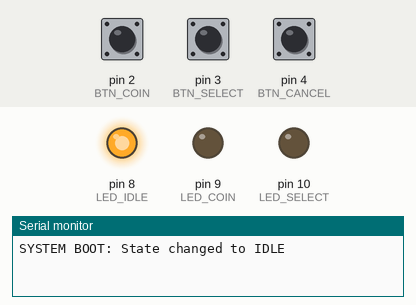
Bench run of a sketch on a simulated Arduino Uno, built with avr-gcc and run on an emulated ATmega328P. On the bench: output pins drawn as LEDs (lit = HIGH), the last lines printed to the serial monitor. The inputs (shaded band) are chosen by the test bench; at power-on: pin 2 (BTN_COIN) HIGH, pin 3 (BTN_SELECT) HIGH, pin 4 (BTN_CANCEL) HIGH.

Above: at 1.2 s.
1.3 s: pin 2 (BTN_COIN) pulled LOW for 0.15 s
At 2.7 s:
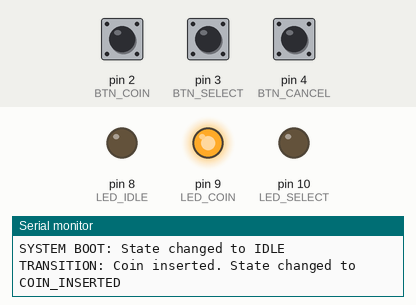
3.0 s: pin 3 (BTN_SELECT) pulled LOW for 0.15 s
At 3.8 s:
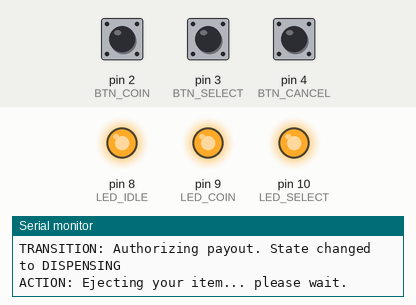
6.1 s: pin 2 (BTN_COIN) pulled LOW for 1 s
At 7.9 s:
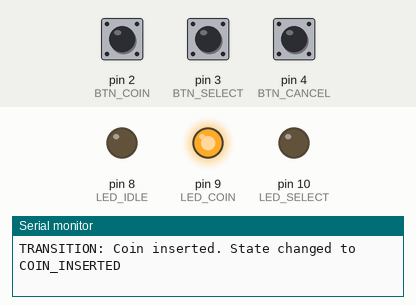
8.6 s: pin 4 (BTN_CANCEL) pulled LOW for 0.15 s
At 9.6 s:
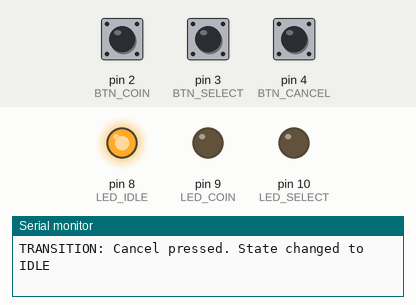
10.3 s: pin 2 (BTN_COIN) pulled LOW for 3.2 s
At 10.8 s:
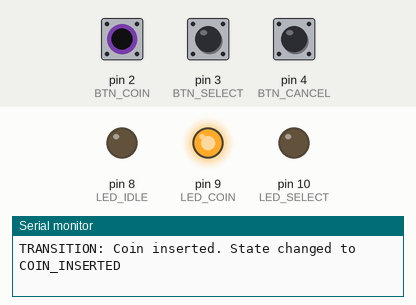
Timing chart, 0 to 13.3 s (numbered marks = the images above; inputs shaded):
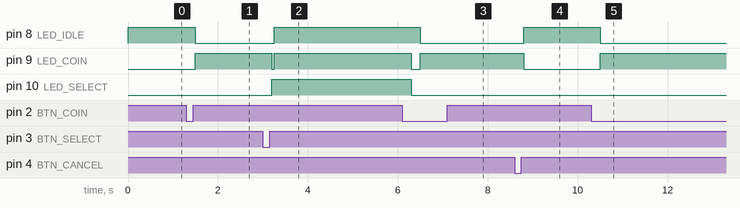

Measured:
- after the input at 1.3 s, pin 8 (LED_IDLE): HIGH → LOW after 0.20 s; pin 9 (LED_COIN): LOW → HIGH after 0.20 s
- after the input at 3.0 s, pin 8 (LED_IDLE): LOW → HIGH after 0.26 s; pin 9 (LED_COIN): HIGH → LOW after 0.20 s, → HIGH 0.06 s later; pin 10 (LED_SELECT): LOW → HIGH after 0.20 s
- after the input at 6.1 s, pin 8 (LED_IDLE): HIGH → LOW after 0.40 s
- after the input at 8.6 s, pin 8 (LED_IDLE): LOW → HIGH after 0.20 s; pin 9 (LED_COIN): HIGH → LOW after 0.20 s
- after the input at 10.3 s, pin 8 (LED_IDLE): HIGH → LOW after 0.20 s; pin 9 (LED_COIN): LOW → HIGH after 0.20 s

The sketch:

State_Machine_Implementation.ino
```cpp
/*
 * STATE DIAGRAM:
 * [IDLE] -> (Coin) -> [COIN_INSERTED] -> (Select) -> [ITEM_SELECTED] -> [DISPENSING] -> back to [IDLE]
 * *Note: Cancel button resets back to [IDLE].
 */

const int BTN_COIN = 2;
const int BTN_SELECT = 3;
const int BTN_CANCEL = 4;

const int LED_IDLE = 8;
const int LED_COIN = 9;
const int LED_SELECT = 10;

// 4 distinct states
enum VendingState { IDLE, COIN_INSERTED, ITEM_SELECTED, DISPENSING };
VendingState currentState = IDLE;

void setup() {
  // Configure buttons with active LOW
  pinMode(BTN_COIN, INPUT_PULLUP);
  pinMode(BTN_SELECT, INPUT_PULLUP);
  pinMode(BTN_CANCEL, INPUT_PULLUP);

  pinMode(LED_IDLE, OUTPUT);
  pinMode(LED_COIN, OUTPUT);
  pinMode(LED_SELECT, OUTPUT);

  Serial.begin(9600);
  Serial.println("SYSTEM BOOT: State changed to IDLE");
  updateLEDs();
}

void loop() {
  // read button inputs (LOW means pressed)
  bool coinPressed = (digitalRead(BTN_COIN) == LOW);
  bool selectPressed = (digitalRead(BTN_SELECT) == LOW);
  bool cancelPressed = (digitalRead(BTN_CANCEL) == LOW);

  // if cancel is pressed in any active state, reset to IDLE
  if (cancelPressed && (currentState == COIN_INSERTED || currentState == ITEM_SELECTED)) {
    delay(200); // debounce
    currentState = IDLE;
    Serial.println("TRANSITION: Cancel pressed. State changed to IDLE");
    updateLEDs();
    while(digitalRead(BTN_CANCEL) == LOW); // wait for button release
    return;
  }

  // state machine logic switch
  switch (currentState) {

    case IDLE:
      if (coinPressed) {
        delay(200); // debounce
        currentState = COIN_INSERTED;
        Serial.println("TRANSITION: Coin inserted. State changed to COIN_INSERTED");
        updateLEDs();
        while(digitalRead(BTN_COIN) == LOW); // wait for release
      }
      break;

    case COIN_INSERTED:
      if (selectPressed) {
        delay(200);
        currentState = ITEM_SELECTED;
        Serial.println("TRANSITION: Item selected. State changed to ITEM_SELECTED");
        updateLEDs();
        while(digitalRead(BTN_SELECT) == LOW);
      }
      break;

    case ITEM_SELECTED:
      // jump immediately into the dispensing state automatically
      currentState = DISPENSING;
      Serial.println("TRANSITION: Authorizing payout. State changed to DISPENSING");
      updateLEDs();
      break;

    case DISPENSING:
      Serial.println("ACTION: Ejecting your item... please wait.");
      delay(3000); // wait 3 seconds to simulate hardware motor dispensing item

      currentState = IDLE;
      Serial.println("TRANSITION: Dispense complete. State changed to IDLE");
      updateLEDs();
      break;
  }
}

// to update the LEDs based on the active state
void updateLEDs() {
  if (currentState == IDLE) {
    digitalWrite(LED_IDLE, HIGH);
    digitalWrite(LED_COIN, LOW);
    digitalWrite(LED_SELECT, LOW);
  }
  else if (currentState == COIN_INSERTED) {
    digitalWrite(LED_IDLE, LOW);
    digitalWrite(LED_COIN, HIGH);
    digitalWrite(LED_SELECT, LOW);
  }
  else if (currentState == ITEM_SELECTED) {
    digitalWrite(LED_IDLE, LOW);
    digitalWrite(LED_COIN, LOW);
    digitalWrite(LED_SELECT, HIGH);
  }
  else if (currentState == DISPENSING) {
    // light up all indicators during dispensing action
    digitalWrite(LED_IDLE, HIGH);
    digitalWrite(LED_COIN, HIGH);
    digitalWrite(LED_SELECT, HIGH);
  }
}
```
